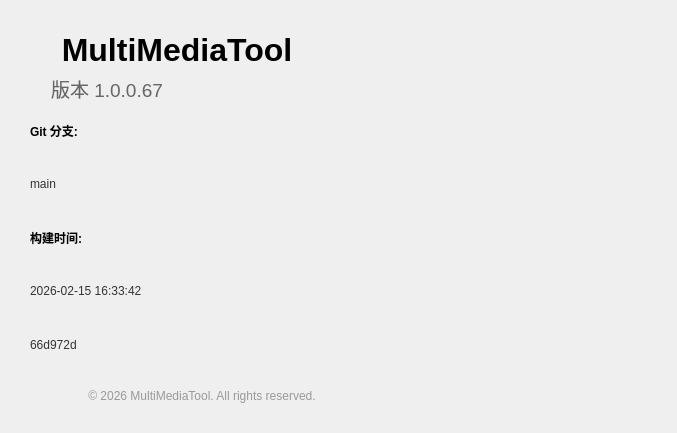
<?xml version="1.0" encoding="UTF-8"?>
<ui version="4.0">
 <class>version</class>
 <widget class="QWidget" name="version">
  <property name="geometry">
   <rect>
    <x>0</x>
    <y>0</y>
    <width>677</width>
    <height>433</height>
   </rect>
  </property>
  <property name="windowTitle">
   <string>关于 - MultiMediaTool</string>
  </property>
  <widget class="QLabel" name="appNameLabel">
   <property name="geometry">
    <rect>
     <x>30</x>
     <y>30</y>
     <width>294</width>
     <height>40</height>
    </rect>
   </property>
   <property name="font">
    <font>
     <pointsize>24</pointsize>
     <weight>75</weight>
     <bold>true</bold>
    </font>
   </property>
   <property name="text">
    <string>MultiMediaTool</string>
   </property>
   <property name="alignment">
    <set>Qt::AlignCenter</set>
   </property>
  </widget>
  <widget class="QLabel" name="versionLabel">
   <property name="geometry">
    <rect>
     <x>30</x>
     <y>77</y>
     <width>154</width>
     <height>23</height>
    </rect>
   </property>
   <property name="font">
    <font>
     <pointsize>14</pointsize>
    </font>
   </property>
   <property name="styleSheet">
    <string>color: #666;</string>
   </property>
   <property name="text">
    <string>版本 1.0.0.67</string>
   </property>
   <property name="alignment">
    <set>Qt::AlignCenter</set>
   </property>
  </widget>
  <widget class="QLabel" name="copyrightLabel">
   <property name="geometry">
    <rect>
     <x>30</x>
     <y>388</y>
     <width>344</width>
     <height>16</height>
    </rect>
   </property>
   <property name="font">
    <font>
     <pointsize>9</pointsize>
    </font>
   </property>
   <property name="styleSheet">
    <string>color: #999;</string>
   </property>
   <property name="text">
    <string>© 2026 MultiMediaTool. All rights reserved.</string>
   </property>
   <property name="alignment">
    <set>Qt::AlignCenter</set>
   </property>
  </widget>
  <widget class="QWidget" name="layoutWidget">
   <property name="geometry">
    <rect>
     <x>30</x>
     <y>107</y>
     <width>571</width>
     <height>261</height>
    </rect>
   </property>
   <layout class="QVBoxLayout" name="verticalLayout">
    <item>
     <widget class="QLabel" name="labelBranch">
      <property name="font">
       <font>
        <weight>75</weight>
        <bold>true</bold>
       </font>
      </property>
      <property name="text">
       <string>Git 分支:</string>
      </property>
     </widget>
    </item>
    <item>
     <widget class="QLabel" name="branchLabel">
      <property name="styleSheet">
       <string>color: #333;</string>
      </property>
      <property name="text">
       <string>main</string>
      </property>
     </widget>
    </item>
    <item>
     <widget class="QLabel" name="labelBuildTime">
      <property name="font">
       <font>
        <weight>75</weight>
        <bold>true</bold>
       </font>
      </property>
      <property name="text">
       <string>构建时间:</string>
      </property>
     </widget>
    </item>
    <item>
     <widget class="QLabel" name="buildTimeLabel">
      <property name="styleSheet">
       <string>color: #333;</string>
      </property>
      <property name="text">
       <string>2026-02-15 16:33:42</string>
      </property>
     </widget>
    </item>
    <item>
     <widget class="QLabel" name="commitLabel">
      <property name="styleSheet">
       <string>color: #333;</string>
      </property>
      <property name="text">
       <string>66d972d</string>
      </property>
     </widget>
    </item>
   </layout>
  </widget>
 </widget>
 <resources/>
 <connections/>
</ui>
